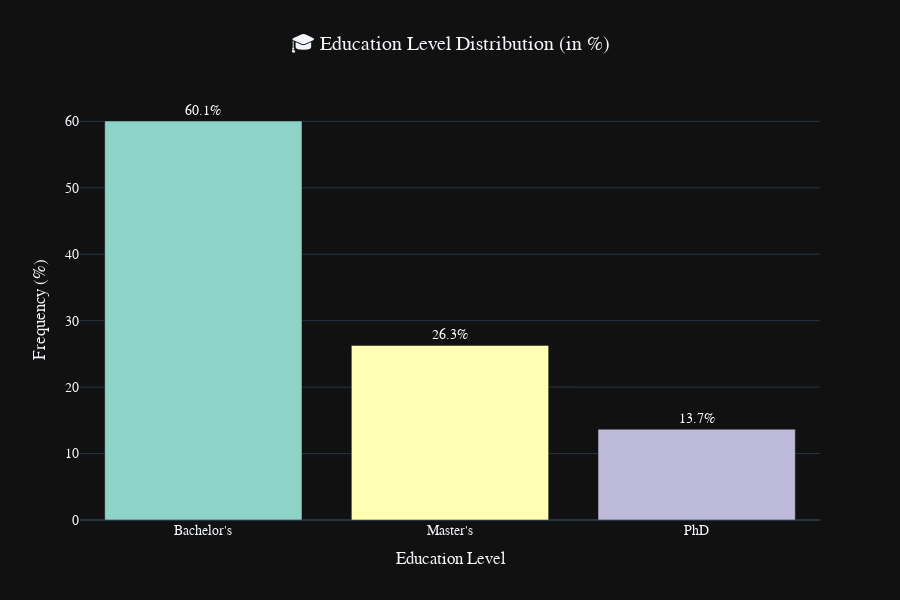

The notebook cell this image was saved under:
### Code cell
# Step 2: Create the bar chart with increased height
fig = px.bar(
    x=education.index,
    y=education.values,
    color=education.index,
    text=education.apply(lambda x: f"{x:.1f}%"),
    title="🎓 Education Level Distribution (in %)",
    labels={"x": "Education Level", "y": "Percentage"},
    color_discrete_sequence=px.colors.qualitative.Set3,
    template="plotly_dark",
    height=600  # <- Increased height here
)

# Step 3: Update layout for clarity
fig.update_layout(
    title_x=0.5,
    font=dict(family="Arial", size=14),
    xaxis_title="Education Level",
    yaxis_title="Frequency (%)",
    showlegend=False,
    plot_bgcolor="rgba(0,0,0,0)"
)

# Step 4: Improve trace appearance
fig.update_traces(
    textposition="outside",
    textfont=dict(size=14, color="white"),
    hovertemplate="Education Level: %{x}<br>Percentage: %{y:.2f}%"
)

# Step 5: Show the chart
fig.show()

### Figure 1 — Plotly figure (JSON) as saved in the notebook; plotly's stock layout.template omitted (floating-point values rounded to 4 significant figures)
{"data": [{"hovertemplate": "Education Level: %{x}<br>Percentage: %{y:.2f}%", "legendgroup": "Bachelor's", "marker": {"color": "rgb(141,211,199)", "pattern": {"shape": ""}}, "name": "Bachelor's", "orientation": "v", "showlegend": true, "text": ["60.1%"], "textfont": {"color": "white", "size": 14}, "textposition": "outside", "type": "bar", "x": ["Bachelor's"], "xaxis": "x", "y": [60.05], "yaxis": "y"}, {"hovertemplate": "Education Level: %{x}<br>Percentage: %{y:.2f}%", "legendgroup": "Master's", "marker": {"color": "rgb(255,255,179)", "pattern": {"shape": ""}}, "name": "Master's", "orientation": "v", "showlegend": true, "text": ["26.3%"], "textfont": {"color": "white", "size": 14}, "textposition": "outside", "type": "bar", "x": ["Master's"], "xaxis": "x", "y": [26.27], "yaxis": "y"}, {"hovertemplate": "Education Level: %{x}<br>Percentage: %{y:.2f}%", "legendgroup": "PhD", "marker": {"color": "rgb(190,186,218)", "pattern": {"shape": ""}}, "name": "PhD", "orientation": "v", "showlegend": true, "text": ["13.7%"], "textfont": {"color": "white", "size": 14}, "textposition": "outside", "type": "bar", "x": ["PhD"], "xaxis": "x", "y": [13.67], "yaxis": "y"}], "layout": {"barmode": "relative", "font": {"family": "Arial", "size": 14}, "height": 600, "legend": {"title": {"text": "color"}, "tracegroupgap": 0}, "plot_bgcolor": "rgba(0,0,0,0)", "showlegend": false, "title": {"text": "🎓 Education Level Distribution (in %)", "x": 0.5}, "xaxis": {"anchor": "y", "domain": [0, 1], "title": {"text": "Education Level"}}, "yaxis": {"anchor": "x", "domain": [0, 1], "title": {"text": "Frequency (%)"}}}}
